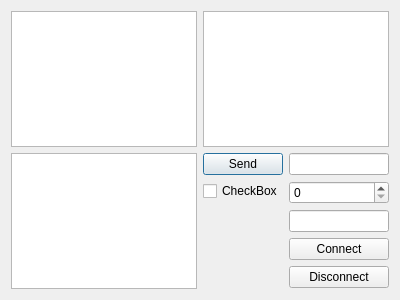
<?xml version="1.0" encoding="UTF-8"?>
<ui version="4.0">
 <class>Dialog</class>
 <widget class="QDialog" name="Dialog">
  <property name="geometry">
   <rect>
    <x>0</x>
    <y>0</y>
    <width>400</width>
    <height>300</height>
   </rect>
  </property>
  <property name="windowTitle">
   <string>Dialog</string>
  </property>
  <layout class="QGridLayout" name="gridLayout_2">
   <item row="1" column="2">
    <layout class="QHBoxLayout" name="horizontalLayout">
     <item>
      <layout class="QVBoxLayout" name="verticalLayout">
       <item>
        <widget class="QPushButton" name="pbSend">
         <property name="text">
          <string>Send</string>
         </property>
        </widget>
       </item>
       <item>
        <widget class="QCheckBox" name="cbToAll">
         <property name="text">
          <string>CheckBox</string>
         </property>
        </widget>
       </item>
       <item>
        <spacer name="verticalSpacer">
         <property name="orientation">
          <enum>Qt::Vertical</enum>
         </property>
         <property name="sizeHint" stdset="0">
          <size>
           <width>20</width>
           <height>40</height>
          </size>
         </property>
        </spacer>
       </item>
      </layout>
     </item>
     <item>
      <layout class="QVBoxLayout" name="verticalLayout_2">
       <item>
        <widget class="QLineEdit" name="leAdress"/>
       </item>
       <item>
        <widget class="QSpinBox" name="sbPort"/>
       </item>
       <item>
        <widget class="QLineEdit" name="leName"/>
       </item>
       <item>
        <widget class="QPushButton" name="pbConnect">
         <property name="text">
          <string>Connect</string>
         </property>
        </widget>
       </item>
       <item>
        <widget class="QPushButton" name="pbDisconnect">
         <property name="text">
          <string>Disconnect</string>
         </property>
        </widget>
       </item>
      </layout>
     </item>
    </layout>
   </item>
   <item row="1" column="1">
    <widget class="QPlainTextEdit" name="pteMessages"/>
   </item>
   <item row="0" column="2">
    <widget class="QListWidget" name="lwUsers"/>
   </item>
   <item row="0" column="1">
    <widget class="QListWidget" name="lwLog"/>
   </item>
  </layout>
 </widget>
 <layoutdefault spacing="6" margin="11"/>
 <resources/>
 <connections/>
</ui>
